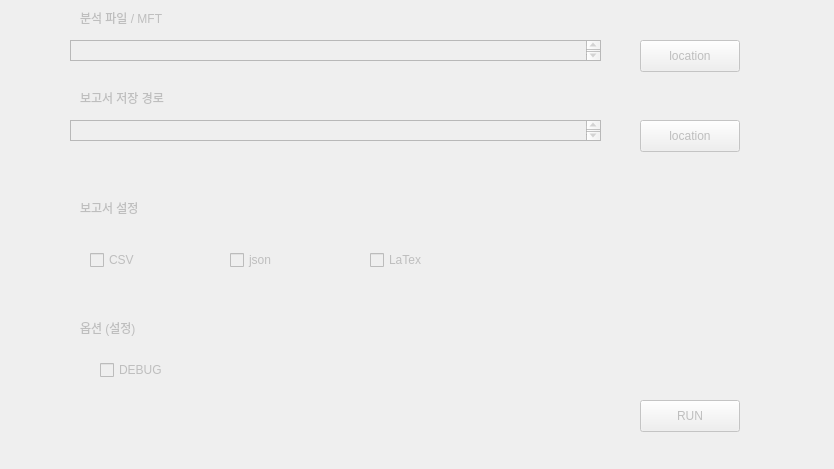
<?xml version="1.0" encoding="UTF-8"?>
<ui version="4.0">
 <class>Widget</class>
 <widget class="QWidget" name="Widget">
  <property name="enabled">
   <bool>false</bool>
  </property>
  <property name="geometry">
   <rect>
    <x>0</x>
    <y>0</y>
    <width>834</width>
    <height>469</height>
   </rect>
  </property>
  <property name="windowTitle">
   <string>MFT-Casper</string>
  </property>
  <widget class="QPushButton" name="pushButton_MFT_location">
   <property name="geometry">
    <rect>
     <x>640</x>
     <y>40</y>
     <width>100</width>
     <height>32</height>
    </rect>
   </property>
   <property name="text">
    <string>location</string>
   </property>
   <property name="checkable">
    <bool>false</bool>
   </property>
   <property name="checked">
    <bool>false</bool>
   </property>
  </widget>
  <widget class="QTextBrowser" name="textBrowser_MFT">
   <property name="geometry">
    <rect>
     <x>70</x>
     <y>40</y>
     <width>531</width>
     <height>21</height>
    </rect>
   </property>
  </widget>
  <widget class="QPushButton" name="pushButton_Report_location">
   <property name="geometry">
    <rect>
     <x>640</x>
     <y>120</y>
     <width>100</width>
     <height>32</height>
    </rect>
   </property>
   <property name="text">
    <string>location</string>
   </property>
   <property name="checkable">
    <bool>false</bool>
   </property>
   <property name="checked">
    <bool>false</bool>
   </property>
  </widget>
  <widget class="QTextBrowser" name="textBrowser_SAVE">
   <property name="geometry">
    <rect>
     <x>70</x>
     <y>120</y>
     <width>531</width>
     <height>21</height>
    </rect>
   </property>
  </widget>
  <widget class="QLabel" name="label">
   <property name="geometry">
    <rect>
     <x>80</x>
     <y>90</y>
     <width>101</width>
     <height>16</height>
    </rect>
   </property>
   <property name="text">
    <string>보고서 저장 경로</string>
   </property>
  </widget>
  <widget class="QLabel" name="label_2">
   <property name="geometry">
    <rect>
     <x>80</x>
     <y>10</y>
     <width>91</width>
     <height>16</height>
    </rect>
   </property>
   <property name="text">
    <string>분석 파일 / MFT</string>
   </property>
  </widget>
  <widget class="QPushButton" name="pushButton_3">
   <property name="geometry">
    <rect>
     <x>640</x>
     <y>400</y>
     <width>100</width>
     <height>32</height>
    </rect>
   </property>
   <property name="text">
    <string>RUN</string>
   </property>
  </widget>
  <widget class="QLabel" name="label_3">
   <property name="geometry">
    <rect>
     <x>80</x>
     <y>200</y>
     <width>71</width>
     <height>16</height>
    </rect>
   </property>
   <property name="text">
    <string>보고서 설정</string>
   </property>
  </widget>
  <widget class="QLabel" name="label_4">
   <property name="geometry">
    <rect>
     <x>80</x>
     <y>320</y>
     <width>61</width>
     <height>16</height>
    </rect>
   </property>
   <property name="text">
    <string>옵션 (설정)</string>
   </property>
  </widget>
  <widget class="QCheckBox" name="checkBox_DEBUG">
   <property name="geometry">
    <rect>
     <x>100</x>
     <y>360</y>
     <width>85</width>
     <height>20</height>
    </rect>
   </property>
   <property name="text">
    <string>DEBUG</string>
   </property>
   <property name="checkable">
    <bool>false</bool>
   </property>
  </widget>
  <widget class="QCheckBox" name="checkBox_CSV">
   <property name="geometry">
    <rect>
     <x>90</x>
     <y>250</y>
     <width>85</width>
     <height>20</height>
    </rect>
   </property>
   <property name="text">
    <string>CSV</string>
   </property>
   <property name="checkable">
    <bool>false</bool>
   </property>
  </widget>
  <widget class="QCheckBox" name="checkBox_JSON">
   <property name="geometry">
    <rect>
     <x>230</x>
     <y>250</y>
     <width>85</width>
     <height>20</height>
    </rect>
   </property>
   <property name="text">
    <string>json</string>
   </property>
   <property name="checkable">
    <bool>false</bool>
   </property>
  </widget>
  <widget class="QCheckBox" name="checkBox_LaTex">
   <property name="geometry">
    <rect>
     <x>370</x>
     <y>250</y>
     <width>85</width>
     <height>20</height>
    </rect>
   </property>
   <property name="text">
    <string>LaTex</string>
   </property>
   <property name="checkable">
    <bool>false</bool>
   </property>
  </widget>
 </widget>
 <resources/>
 <connections/>
</ui>
